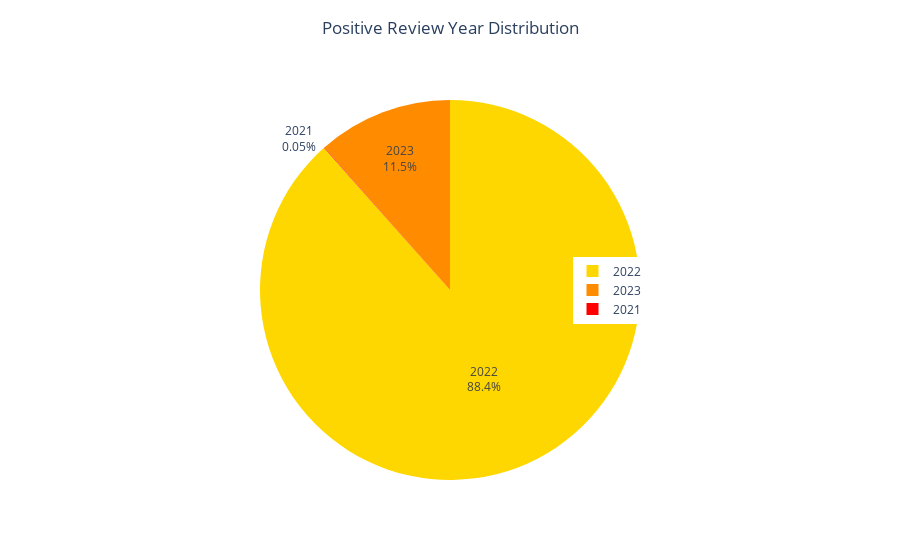

Notebook code cell kept with this figure:
### Code cell
year = asos_df['year'].value_counts()
year_list = year.index

fig = go.Figure(data=[go.Pie(labels=year_list[:10], values=year.sort_values(ascending=False).iloc[:10], textinfo='label+percent', 
    marker_colors=['#FFD700', '#FF8C00', '#FF0000', '#F08080', '#CD5C5C', '#87CEFA', '#4169E1', '#0000FF', '#00BFFF', '#008000'])]) 
fig.update_layout(
    title={
        'text': "Positive Review Year Distribution",
        'x': 0.5,
        'y': 0.95,
        'xanchor': 'center',
        'yanchor': 'middle'
    },
    legend={
        'x': 0.75,
        'y': 0.5,
        'xanchor': 'center',
        'yanchor': 'middle'
    }
)
fig.update_yaxes(automargin=True)
fig.show()

### Figure 1 — Plotly figure (JSON) as saved in the notebook; plotly's stock layout.template omitted (floating-point values rounded to 4 significant figures)
{"data": [{"labels": [2022, 2023, 2021], "marker": {"colors": ["#FFD700", "#FF8C00", "#FF0000", "#F08080", "#CD5C5C", "#87CEFA", "#4169E1", "#0000FF", "#00BFFF", "#008000"]}, "textinfo": "label+percent", "type": "pie", "values": [1769, 230, 1]}], "layout": {"legend": {"x": 0.75, "xanchor": "center", "y": 0.5, "yanchor": "middle"}, "title": {"text": "Positive Review Year Distribution", "x": 0.5, "xanchor": "center", "y": 0.95, "yanchor": "middle"}, "yaxis": {"automargin": true}}}
